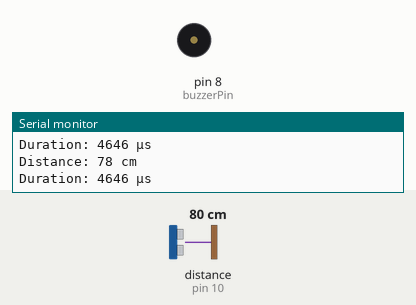
Simulated run of this sketch. Board: Arduino Uno, built with avr-gcc and run on an emulated ATmega328P. Parts: buzzer (waves = sounding, pin HIGH), the last lines printed to the serial monitor. Wiring (inferred from the names in the program): ultrasonic range finder: trigger pin 9; echo pin 10. The test bench sets the inputs (shaded band); at power-on: distance to the obstacle (sensor on pin 10) 80 cm. The echo pulse lasts 58.3 µs per cm; pins used as bus, display or sensor lines are not drawn.

Above: at 1.3 s.
1.4 s: distance to the obstacle (sensor on pin 10) set to 56 cm
2.9 s: distance to the obstacle (sensor on pin 10) set to 46 cm
At 3.9 s:
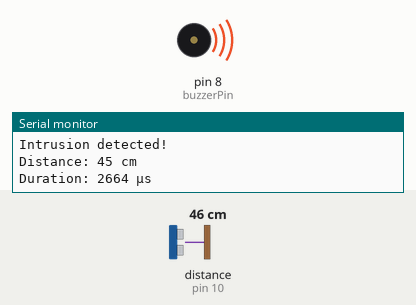
4.5 s: distance to the obstacle (sensor on pin 10) set to 120 cm
At 5.6 s:
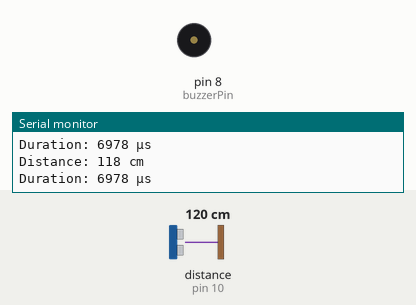
6.0 s: distance to the obstacle (sensor on pin 10) set to 35 cm
At 7.5 s:
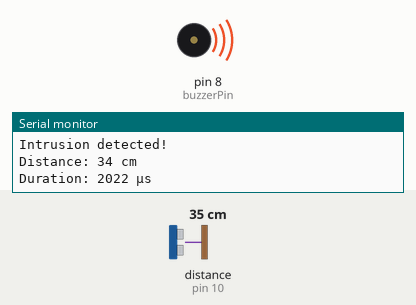
Timing chart, 0 to 8.5 s (numbered marks = the images above; inputs shaded):
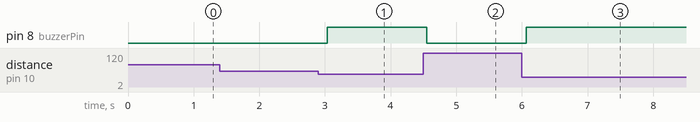

The sketch:

lab03.ino
```cpp
// Develop a program to deploy an intruson detection system using ultrasonic and sound sensor.

const int triggerPin = 9;
const int echoPin = 10;
const int buzzerPin = 8;
long duration;
int distance;

void setup() {
	pinMode(triggerPin, OUTPUT);
	pinMode(echoPin, INPUT);
	pinMode(buzzerPin, OUTPUT);
	Serial.begin(9600);
}

void loop() {
	digitalWrite(triggerPin, LOW);
	delayMicroseconds(2);
	digitalWrite(triggerPin, HIGH);
	delayMicroseconds(10);
	digitalWrite(triggerPin, LOW);

	duration = pulseIn(echoPin, HIGH);
	distance = duration * 0.034 / 2;

	if (distance < 50) {
		digitalWrite(buzzerPin, HIGH);
        Serial.println("Intrusion detected!");
	} else {
		digitalWrite(buzzerPin, LOW);
	}

	Serial.print("Distance: ");
	Serial.print(distance);
	Serial.println(" cm");
	Serial.print("Duration: ");
    Serial.print(duration);
    Serial.println(" µs");
	delay(500);
}
```

Measured:
- the behaviour switches between 51 and 50 cm on distance to the obstacle (sensor on pin 10) (found by bisection; images 0 and 1)
- after the input at 2.9 s, pin 8 (buzzerPin): LOW → HIGH after 0.13 s
- after the input at 4.5 s, pin 8 (buzzerPin): HIGH → LOW after 0.05 s
- after the input at 6.0 s, pin 8 (buzzerPin): LOW → HIGH after 0.07 s
